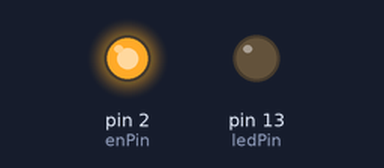
Bench run of a sketch on a simulated Arduino Uno, built with avr-gcc and run on an emulated ATmega328P. Shown: output pins drawn as LEDs (lit = HIGH).

Above: at 0.1 s.
Timing chart, 0 to 1.6 s (numbered marks = the images above):
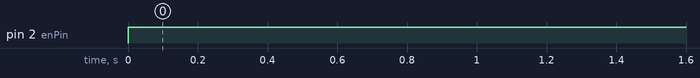

The sketch:

blank.ino
```cpp
#define enPin 2
#define ledPin 13

void setup(){
  pinMode(enPin, OUTPUT);
  pinMode(ledPin, OUTPUT);
}

void loop(){
  digitalWrite(enPin, HIGH);
  digitalWrite(ledPin, LOW);
}
```

Measured:
- by itself, pin 2 (enPin): LOW → HIGH at 0.00 s
